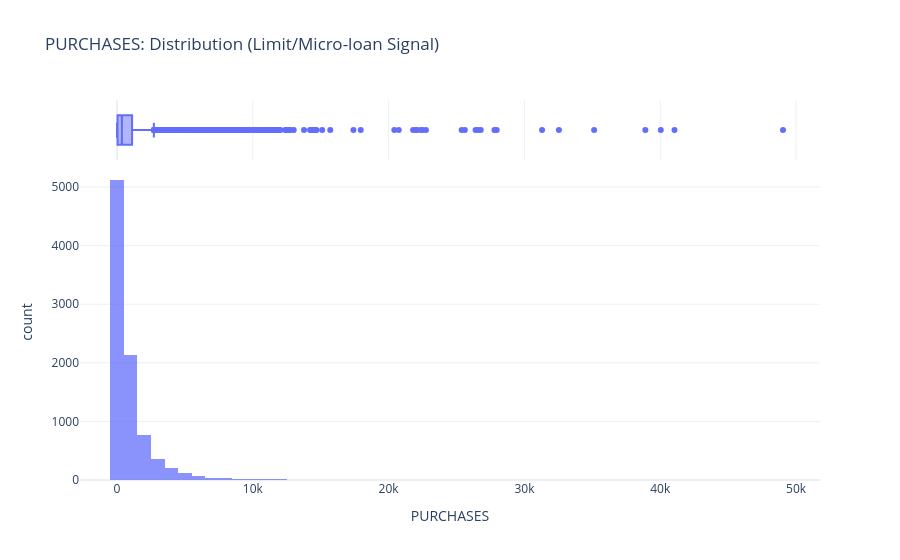
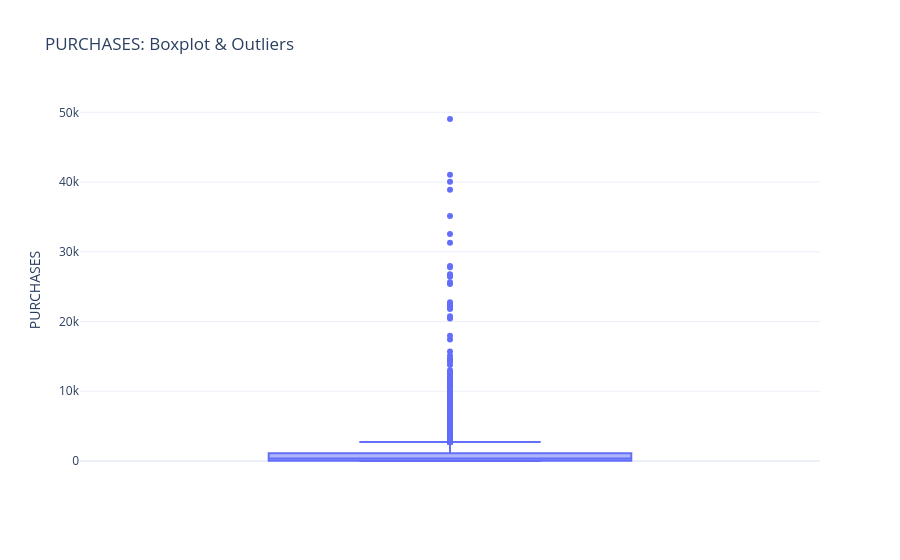

Notebook cell for these charts, in order:
### Markdown cell above
### Variable: `PURCHASES`

Investigating: Q1/Q2: Purchase volume vs. credit limit informs micro-loan and limit-increase eligibility.

### Code cell
stats = summarize_variable(df_clean["PURCHASES"], "PURCHASES")
print(stats.round(3))
plot_univariate_histogram(df_clean, "PURCHASES", "PURCHASES: Distribution (Limit/Micro-loan Signal)")
plot_univariate_box(df_clean, "PURCHASES", "PURCHASES: Boxplot & Outliers")

### Figure 1 — Plotly figure (JSON) as saved in the notebook; plotly's stock layout.template omitted (floating-point values rounded to 4 significant figures; data arrays with more than 128 entries replaced by an {"elided": "..."} marker saying what was removed)
{"data": [{"bingroup": "x", "hovertemplate": "PURCHASES=%{x}<br>count=%{y}<extra></extra>", "legendgroup": "", "marker": {"color": "#636efa", "opacity": 0.75, "pattern": {"shape": ""}}, "name": "", "nbinsx": 50, "orientation": "v", "showlegend": false, "type": "histogram", "x": {"elided": "8950 float values"}, "xaxis": "x", "yaxis": "y"}, {"hovertemplate": "PURCHASES=%{x}<extra></extra>", "legendgroup": "", "marker": {"color": "#636efa"}, "name": "", "notched": true, "showlegend": false, "type": "box", "x": {"elided": "8950 float values"}, "xaxis": "x2", "yaxis": "y2"}], "layout": {"barmode": "relative", "legend": {"tracegroupgap": 0}, "title": {"text": "PURCHASES: Distribution (Limit/Micro-loan Signal)"}, "xaxis": {"anchor": "y", "domain": [0, 1], "title": {"text": "PURCHASES"}}, "xaxis2": {"anchor": "y2", "domain": [0, 1], "matches": "x", "showgrid": true, "showticklabels": false}, "yaxis": {"anchor": "x", "domain": [0, 0.8316], "title": {"text": "count"}}, "yaxis2": {"anchor": "x2", "domain": [0.8416, 1], "matches": "y2", "showgrid": false, "showline": false, "showticklabels": false, "ticks": ""}}}

### Figure 2 — Plotly figure (JSON) as saved in the notebook; plotly's stock layout.template omitted (floating-point values rounded to 4 significant figures; data arrays with more than 128 entries replaced by an {"elided": "..."} marker saying what was removed)
{"data": [{"alignmentgroup": "True", "boxpoints": "outliers", "hovertemplate": "PURCHASES=%{y}<extra></extra>", "legendgroup": "", "marker": {"color": "#636efa"}, "name": "", "notched": false, "offsetgroup": "", "orientation": "v", "showlegend": false, "type": "box", "x0": " ", "xaxis": "x", "y": {"elided": "8950 float values"}, "y0": " ", "yaxis": "y"}], "layout": {"boxmode": "group", "legend": {"tracegroupgap": 0}, "title": {"text": "PURCHASES: Boxplot & Outliers"}, "xaxis": {"anchor": "y", "domain": [0, 1]}, "yaxis": {"anchor": "x", "domain": [0, 1], "title": {"text": "PURCHASES"}}}}
